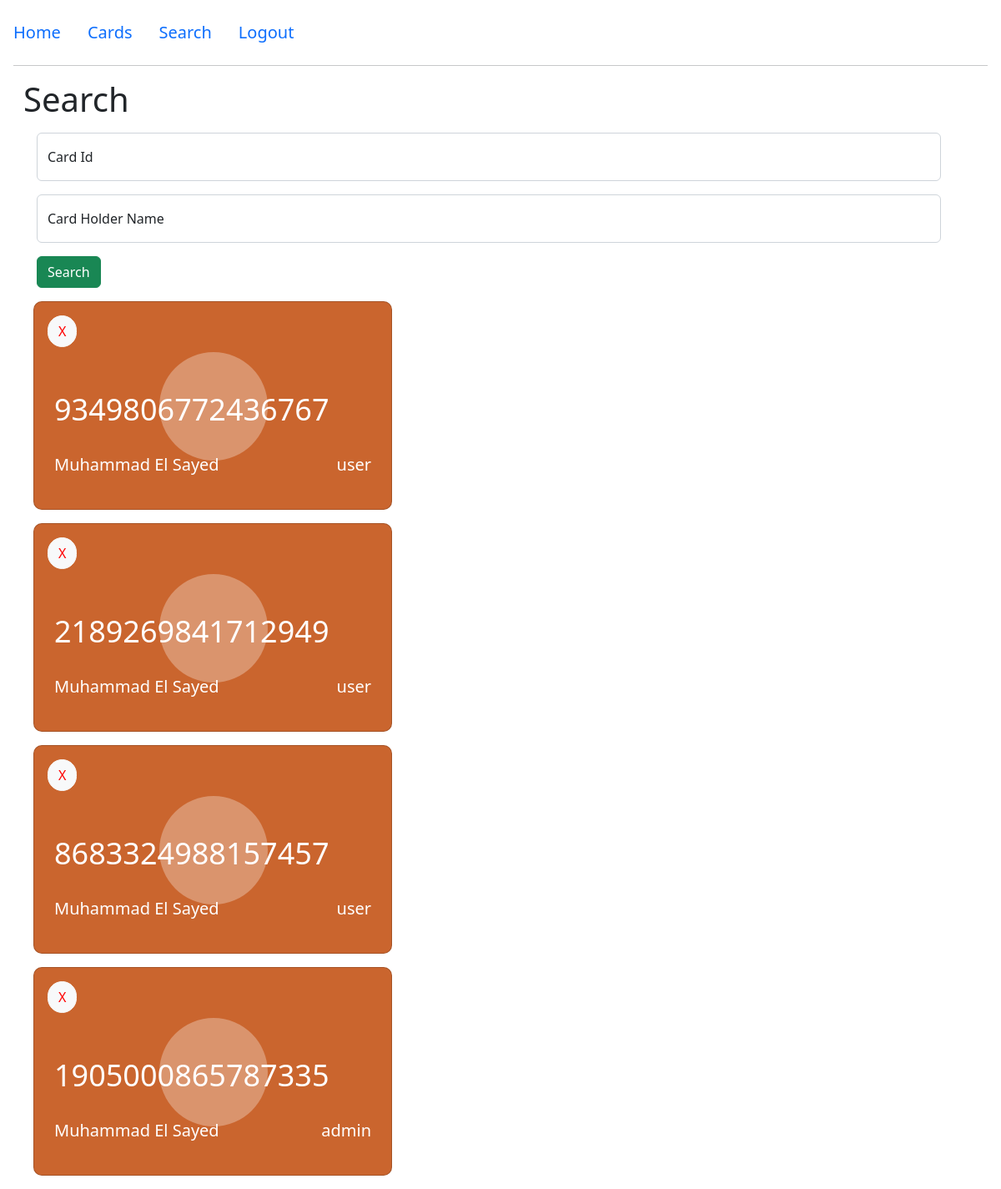
The app's page /search/ (signed in) with its own data.
### lock/models.py (models this page shows, shortened)
class Card(models.Model):
    user = models.ForeignKey(User, on_delete=models.CASCADE)
    card_holder_name = models.CharField(max_length=300)
    card_holder_id = models.BigIntegerField(unique=True)
    class AccessLevel(models.TextChoices):
        USER = "user"
        ADMIN = "admin"
    access_level = models.CharField(max_length=8, choices=AccessLevel.choices)

### lock/views.py (the view)
# urls.py: path('search/', views.search, name='search'),
@login_required
def search(request):
    card_filter = CardFilter(request.GET, queryset=Card.objects.filter(user=request.user))
    return render(request, 'lock/search.html', {'filter': card_filter})

### templates/lock/search.html (shortened to what this page needs)
{% extends 'lock/base.html' %}
{% block body %}
    <h1>Search</h1>
    <form method="get">
        <div class="form-floating m-3">
            {{ filter.form.card_holder_id }}
            <label for="id_card_holder_id">Card Id</label>
        </div>
        <div class="form-floating m-3">
            {{ filter.form.card_holder_name }}
            <label for="id_card_holder_name">Card Holder Name</label>
        </div>
        <button type="submit" class="btn btn-success ms-3">Search</button>
    </form>
    {% for obj in filter.qs %}
        {% include 'lock/card.html' with card_number=obj.card_holder_id user_name=obj.card_holder_name user_type=obj.access_level %}
    {% endfor %}
{% endblock %}

### templates/lock/card.html (shortened to what this page needs)
<div class="container height-100 d-flex mt-3">
    <div class="card p-3">
        <div class="d-flex justify-content-between align-items-center">
        <div>
            <form method="post" action="{% url 'lock:remove_card' card_number %}">
                <button class="btn btn-light" style="border-radius: 20px; color: red;">X</button>
            </form>
        </div>
        </div>
        <div class=" mt-5 px-2 number d-flex justify-content-between">
            <span>{{ card_number }}</span>
        </div>
        <div class="px-2 mt-4 d-flex justify-content-between align-items-center">
            <div class="user-details">
                <span>{{ user_name|capfirst }}</span>
            </div>
            <div class="user-details">
                <span>{{ user_type }}</span>
            </div>
        </div>
    </div>
</div>

### static/lock/card.css (style rules this page uses)
.card { background: #ca652e; height:250px; width:430px; border-radius:10px; position:relative; }
.card:after { content:""; position:absolute; width:130px; height:130px; background-color:#fff; opacity:0.3; border-radius:50%; left:35%; top:60px; }
.number { font-size:36px; font-weight:400; color:#fff; }
.user-details span { font-size:20px; color:#fff; }

### records on screen
Card: card_holder "9349806772436767", card_holder_name "Muhammad El Sayed", access_level "user"
Card: card_holder "2189269841712949", card_holder_name "Muhammad El Sayed", access_level "user"
Card: card_holder "8683324988157457", card_holder_name "Muhammad El Sayed", access_level "user"
Card: card_holder "1905000865787335", card_holder_name "Muhammad El Sayed", access_level "admin"
